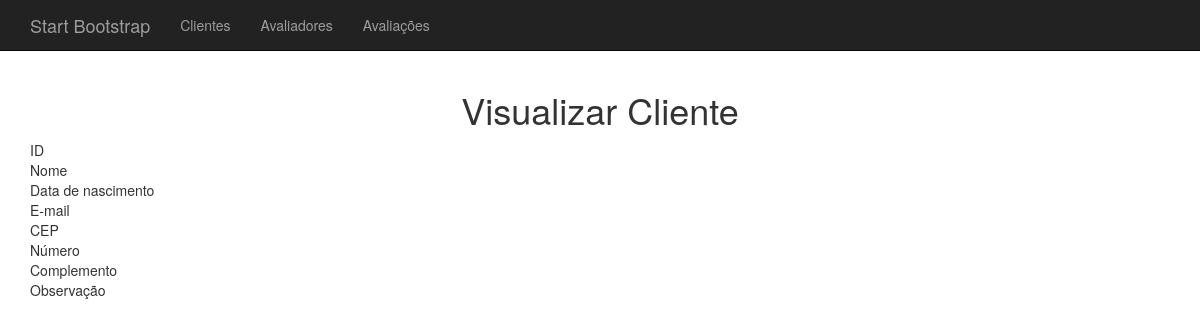
/clientes/visualizar/1/, run on an earlier commit of the app's database.
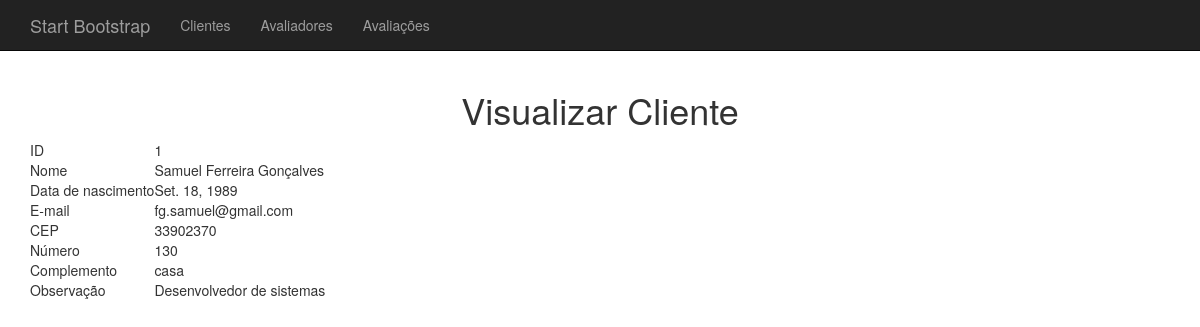
And on a later commit of the database.
### pessoas/models.py (models this page shows, shortened)
class Pessoa(models.Model):
	nome = models.CharField(max_length=200)
	data_nascimento = models.DateField(blank=True, null=True)
	email = models.CharField(max_length=150, blank=True)
	cep = models.CharField(max_length=8, blank=True)
	numero = models.CharField(max_length=10, blank=True)
	complemento = models.CharField(max_length=50, blank=True)
	observacao = models.CharField(max_length=300, blank=True)
	class Meta:
		abstract = True
		ordering = ['nome']

class Cliente(Pessoa):
	pass

### pessoas/views.py (the view)
# urls.py: url(r'^clientes/visualizar/(?P<pessoaId>[0-9]+)/$', pessoas_view.clientes_visualizar, name="pessoas_clientes_visualizar"),
def clientes_visualizar(request, pessoaId):
	try:
		pessoa = Cliente.objects.get(pk=pessoaId)
	except:
		pessoa = None
	context = {'pessoa' : pessoa}
	return render(request, 'pessoas/clientes/visualizar.html', context)

### templates/pessoas/clientes/visualizar.html (shortened to what this page needs)
{% extends "base.html" %}
{% block conteudo %}
  <h1 align="center">
    Visualizar Cliente
  </h1>
	<table>
   <tr>
     <td>
       ID
     </td>
     <td>
       {{ pessoa.pk }}
     </td>
   </tr>
   <tr>
     <td>
       Nome
     </td>
     <td>
       {{ pessoa.nome }}
     </td>
   </tr>
   <tr>
     <td>
       Data de nascimento
     </td>
     <td>
       {{ pessoa.data_nascimento }}
     </td>
   </tr>
   <tr>
     <td>
       E-mail
     </td>
     <td>
       {{ pessoa.email }}
     </td>
   </tr>
   <tr>
     <td>
       CEP
     </td>
     <td>
       {{ pessoa.cep }}
     </td>
   </tr>
   <tr>
     <td>
       Número
     </td>
     <td>
       {{ pessoa.numero }}
     </td>
   </tr>
   <tr>
     <td>
       Complemento
     </td>
     <td>
       {{ pessoa.complemento }}
     </td>
   </tr>
   <tr>
     <td>
       Observação
     </td>
     <td>
       {{ pessoa.observacao }}
     </td>
   </tr>
  </table>
{% endblock conteudo %}

### templates/base.html (shortened to what this page needs)
{% load staticfiles %}
<!DOCTYPE html>
<html lang="pt-br">
<head>
    <link href={% static "bootstrap/css/bootstrap.min.css" %} rel="stylesheet">
    <link rel="stylesheet" href={% static "css/jquery-ui.min.css" %} />
    <link rel="stylesheet" href={% static "css/style.css" %} />
    <link href={% static "componentes/select2/select2.css" %} rel="stylesheet" />
</head>
<body>
    <nav class="navbar navbar-inverse navbar-fixed-top" role="navigation">
        <div class="container">
            <div class="navbar-header">
                <a class="navbar-brand" href="#">Start Bootstrap</a>
            </div>
            <div class="collapse navbar-collapse" id="bs-example-navbar-collapse-1">
                <ul class="nav navbar-nav">
                    <li>
                        <a href={% url "pessoas_clientes" %}>Clientes</a>
                    </li>
                    <li>
                        <a href={% url "pessoas_avaliadores" %}>Avaliadores</a>
                    </li>
                    <li>
                        <a href={% url "avaliacoes" %}>Avaliações</a>
                    </li>
                </ul>
            </div>
        </div>
    </nav>
    <div class="container">
        <div class="row">
            <div class="col-lg-12">
                {% block conteudo %}{% endblock conteudo %}
            </div>
        </div>
    </div>
</body>
</html>

### templates/base.html (style rules this page uses)
body { padding-top: 70px; }

What changed in the data, as far as the page shows it:
added Cliente: pk "1", nome "Samuel Ferreira Gonçalves", data_nascimento "Set. 18, 1989", email "fg.samuel@gmail.com", cep "33902370", numero "130", complemento "casa", observacao "Desenvolvedor de sistemas"
